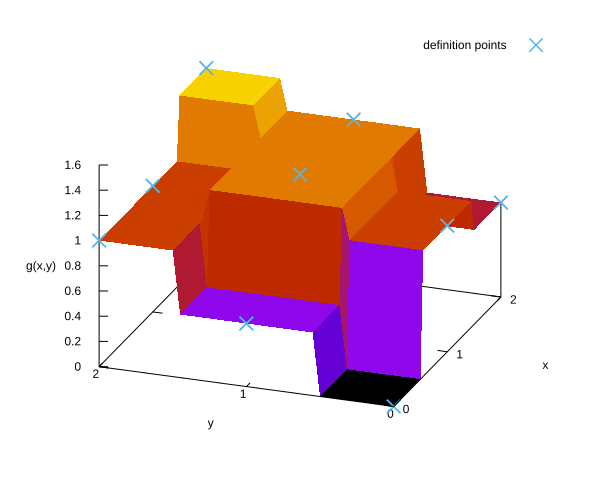

Reproduce this figure in gnuplot.
set ticslevel 0

set size square
unset colorbox
set view 60,290

set xtics 1
set ytics 1
set xlabel "x"
set ylabel "y"
set zlabel "g(x,y)"

set terminal svg
set output "nearest.svg"

splot \
      "g_int.dat" w pm3d ti "",\
      "g_def.dat" w p ps 1.5 lt 3 pt 2 ti "definition points"

# set terminal png
# set output "nearest.png"
# 
# replot


set terminal svg
set output "nearest2d.svg"

set xrange [0:2]
set yrange [0:2]
plot "g_int.dat" w image ti "",\
     "g_def.dat" w p ps 1.5 lt 3 pt 2 ti ""

# set terminal png
# set output "nearest2d.png"
# 
# replot
